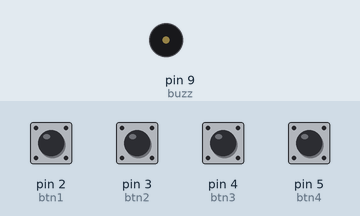
A sketch run on a simulated Arduino Uno, built with avr-gcc and run on an emulated ATmega328P. On the bench: buzzer (waves = sounding). The test bench sets the inputs (shaded band); at power-on: pin 2 (btn1), pin 3 (btn2), pin 4 (btn3), pin 5 (btn4) HIGH.

Above: at 1.2 s.
1.3 s: pin 2 (btn1) pulled LOW for 0.15 s
At 1.37 s:
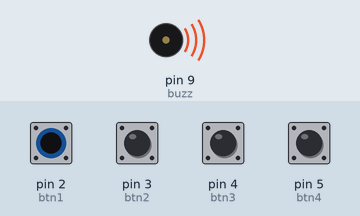
Timing chart, 0 to 4.3 s (numbered marks = the images above; inputs shaded):
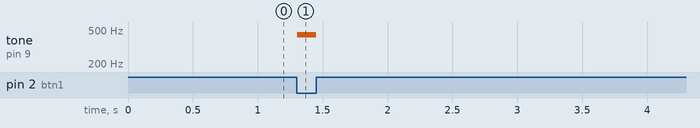

Measured:
- after the input at 1.3 s, tone on pin 9 (buzz): silent → 440 Hz at once, → silent 0.15 s later

The sketch:

MiniTeclado.ino
```cpp
#define buzz 9
#define btn1 2
#define btn2 3
#define btn3 4
#define btn4 5

// Definição das frequências das notas musicais
#define NOTE_A4  440
#define NOTE_D5  587
#define NOTE_E5  659
#define NOTE_G5  784

void setup()
{
  pinMode(buzz, OUTPUT);

  pinMode(btn1, INPUT_PULLUP);
  pinMode(btn2, INPUT_PULLUP);
  pinMode(btn3, INPUT_PULLUP);
  pinMode(btn4, INPUT_PULLUP);
}

void loop()
{
  if(digitalRead(btn1) == LOW)
  {
     tone(buzz, NOTE_A4);
     return;
  }

  if(digitalRead(btn2) == LOW)
  {
     tone(buzz, NOTE_D5);
     return;
  }

  if(digitalRead(btn3) == LOW)
  {
     tone(buzz, NOTE_E5);
     return;
  }

  if(digitalRead(btn4) == LOW)
  {
     tone(buzz, NOTE_G5);
     return;
  }

  noTone(buzz);
  delay(10);
}
```
